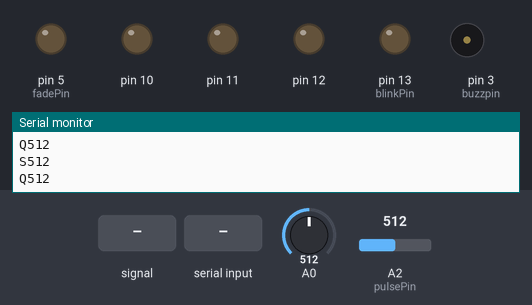
The sketch below on a simulated Arduino Uno, built with avr-gcc and run on an emulated ATmega328P. On the bench: output pins drawn as LEDs (lit = HIGH), buzzer (waves = sounding, pin HIGH), the last lines printed to the serial monitor. The inputs (shaded band) are chosen by the test bench; at power-on: A2 (pulsePin) = 512, A0 = 512.

Above: at 1.2 s.
1.3 s: A2 (pulsePin) fed a 200 Hz sine of ±81 counts around its level
At 2.29 s:
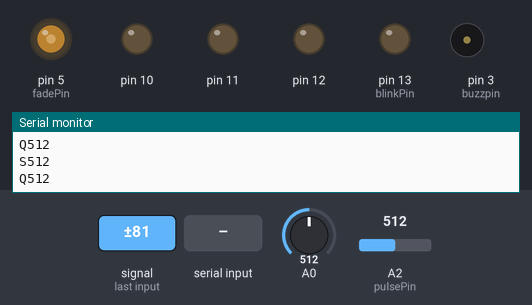
At 2.9 s:
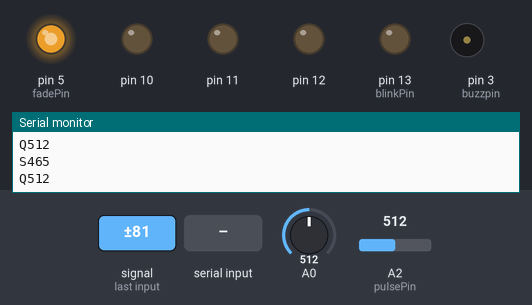
4.3 s: A2 (pulsePin) set to 523
At 5.6 s:
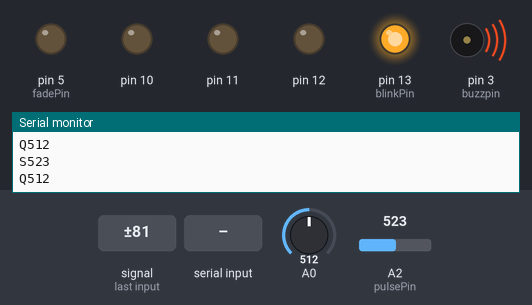
6.2 s: A2 (pulsePin) fed a 1000 Hz sine of ±255 counts around its level
At 7.73 s:
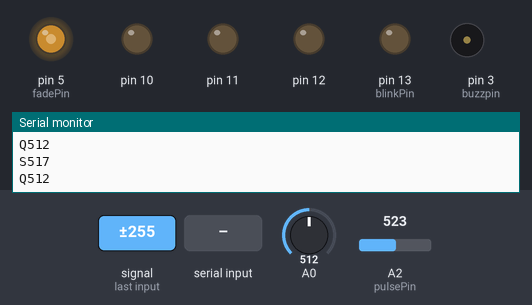
9.2 s: "OFF\n" received over Serial
12.2 s: A0 set to 108
15.2 s: A0 set to 92
Timing chart, 0 to 18.2 s (numbered marks = the images above; inputs shaded):
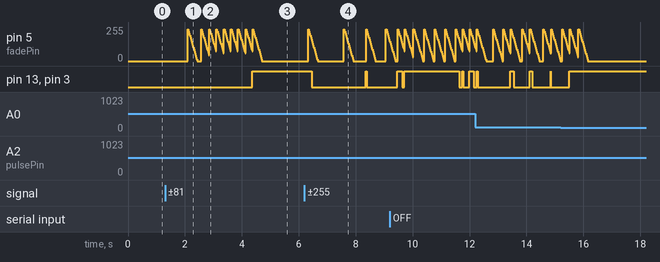

The sketch:

buzzpulse.ino
```cpp
/*
>> Pulse Sensor Amped 1.2 <<
This code is for Pulse Sensor Amped by Joel Murphy and Yury Gitman
    www.pulsesensor.com
    >>> Pulse Sensor purple wire goes to Analog Pin 0 <<<
Pulse Sensor sample aquisition and processing happens in the background via Timer 2 interrupt. 2mS sample rate.
PWM on pins 3 and 11 will not work when using this code, because we are using Timer 2!
The following variables are automatically updated:
Signal :    int that holds the analog signal data straight from the sensor. updated every 2mS.
IBI  :      int that holds the time interval between beats. 2mS resolution.
BPM  :      int that holds the heart rate value, derived every beat, from averaging previous 10 IBI values.
QS  :       boolean that is made true whenever Pulse is found and BPM is updated. User must reset.
Pulse :     boolean that is true when a heartbeat is sensed then false in time with pin13 LED going out.

This code is designed with output serial data to Processing sketch "PulseSensorAmped_Processing-xx"
The Processing sketch is a simple data visualizer.
All the work to find the heartbeat and determine the heartrate happens in the code below.
Pin 13 LED will blink with heartbeat.
If you want to use pin 13 for something else, adjust the interrupt handler
It will also fade an LED on pin fadePin with every beat. Put an LED and series resistor from fadePin to GND.
Check here for detailed code walkthrough:
http://pulsesensor.myshopify.com/pages/pulse-sensor-amped-arduino-v1dot1

Code Version 1.2 by Joel Murphy & Yury Gitman  Spring 2013
This update fixes the firstBeat and secondBeat flag usage so that realistic BPM is reported.

*/
String inputString = "";
boolean stringComplete = false;

//  VARIABLES
int pulsePin = 2;                 // Pulse Sensor purple wire connected to analog pin 0
int buzzpin = 3;                 // Pulse Sensor purple wire connected to analog pin 0
int blinkPin = 13;                // pin to blink led at each beat
int fadePin = 5;                  // pin to do fancy classy fading blink at each beat
int fadeRate = 0;                 // used to fade LED on with PWM on fadePin


// these variables are volatile because they are used during the interrupt service routine!
volatile int BPM;                   // used to hold the pulse rate
volatile int Signal;                // holds the incoming raw data
volatile int IBI = 600;             // holds the time between beats, must be seeded!
volatile boolean Pulse = false;     // true when pulse wave is high, false when it's low
volatile boolean QS = false;        // becomes true when Arduoino finds a beat.


void setup(){
  inputString.reserve(200);
  pinMode(10, OUTPUT);
  pinMode(11, OUTPUT);
  pinMode(12, OUTPUT);

  pinMode(buzzpin,OUTPUT);         // pin that will blink to your heartbeat!
  pinMode(blinkPin,OUTPUT);         // pin that will blink to your heartbeat!
  pinMode(fadePin,OUTPUT);          // pin that will fade to your heartbeat!
  Serial.begin(115200);             // we agree to talk fast!
  interruptSetup();                 // sets up to read Pulse Sensor signal every 2mS
   // UN-COMMENT THE NEXT LINE IF YOU ARE POWERING The Pulse Sensor AT LOW VOLTAGE,
   // AND APPLY THAT VOLTAGE TO THE A-REF PIN
   //analogReference(EXTERNAL);
}


void loop(){
  sendDataToProcessing('S', Signal);     // send Processing the raw Pulse Sensor data
  if (QS == true){                       // Quantified Self flag is true when arduino finds a heartbeat
        fadeRate = 255;                  // Set 'fadeRate' Variable to 255 to fade LED with pulse
        sendDataToProcessing('B',BPM);   // send heart rate with a 'B' prefix
        //sendDataToProcessing('Q',IBI);   // send time between beats with a 'Q' prefix
        QS = false;                      // reset the Quantified Self flag for next time

     }
  int a=analogRead(0);
  sendDataToProcessing('Q', a);
  ledFadeToBeat();

  if (stringComplete) {
    receiveDataFromProcessing(inputString);
    // clear the string:
    inputString = "";
    stringComplete = false;
  } else {
    serialRead();
  }

  delay(20);                             //  take a break
}


void ledFadeToBeat(){
    fadeRate -= 15;                         //  set LED fade value
    fadeRate = constrain(fadeRate,0,255);   //  keep LED fade value from going into negative numbers!
    analogWrite(fadePin,fadeRate);          //  fade LED
  }


void sendDataToProcessing(char symbol, int data ){
    Serial.print(symbol);                // symbol prefix tells Processing what type of data is coming
    Serial.println(data);                // the data to send culminating in a carriage return
  }

void receiveDataFromProcessing(String data){
  if (data.substring(0, 7) == "crystal"){
    int c = data.substring(7,8).toInt();
    if (c > 0) {
      if (data.substring(8,10) == "ON") {
        digitalWrite(c+9, HIGH);
      } else if (data.substring(8,11) == "OFF") {
        digitalWrite(c+9, LOW);
      }
    }
  }
}

void serialRead() {
  while (Serial.available()) {
    // get the new byte:
    char inChar = (char)Serial.read();
    // add it to the inputString:
    inputString += inChar;
    // if the incoming character is a newline, set a flag
    // so the main loop can do something about it:
    if (inChar == '\n') {
      stringComplete = true;
    }
  }
}
```

Interrupt.ino
```cpp
volatile int rate[10];                    // array to hold last ten IBI values
volatile unsigned long sampleCounter = 0;          // used to determine pulse timing
volatile unsigned long lastBeatTime = 0;           // used to find IBI
volatile int P =512;                      // used to find peak in pulse wave, seeded
volatile int T = 512;                     // used to find trough in pulse wave, seeded
volatile int thresh = 512;                // used to find instant moment of heart beat, seeded
volatile int amp = 100;                   // used to hold amplitude of pulse waveform, seeded
volatile boolean firstBeat = true;        // used to seed rate array so we startup with reasonable BPM
volatile boolean secondBeat = false;      // used to seed rate array so we startup with reasonable BPM


void interruptSetup(){
  // Initializes Timer2 to throw an interrupt every 2mS.
  TCCR1A = 0x00;     // DISABLE PWM ON DIGITAL PINS 3 AND 11, AND GO INTO CTC MODE
  TCCR1B = 0x0C;     // DON'T FORCE COMPARE, 256 PRESCALER
  OCR1A = 0X7C;      // SET THE TOP OF THE COUNT TO 124 FOR 500Hz SAMPLE RATE
  TIMSK1 = 0x02;     // ENABLE INTERRUPT ON MATCH BETWEEN TIMER2 AND OCR2A
  sei();             // MAKE SURE GLOBAL INTERRUPTS ARE ENABLED
}


// THIS IS THE TIMER 2 INTERRUPT SERVICE ROUTINE.
// Timer 2 makes sure that we take a reading every 2 miliseconds
ISR(TIMER1_COMPA_vect){                         // triggered when Timer2 counts to 124
  cli();                                      // disable interrupts while we do this
  Signal = analogRead(pulsePin);              // read the Pulse Sensor
  sampleCounter += 2;                         // keep track of the time in mS with this variable
  int N = sampleCounter - lastBeatTime;       // monitor the time since the last beat to avoid noise

    //  find the peak and trough of the pulse wave
  if(Signal < thresh && N > (IBI/5)*3){       // avoid dichrotic noise by waiting 3/5 of last IBI
    if (Signal < T){                        // T is the trough
      T = Signal;                         // keep track of lowest point in pulse wave
    }
  }

  if(Signal > thresh && Signal > P){          // thresh condition helps avoid noise
    P = Signal;                             // P is the peak
  }                                        // keep track of highest point in pulse wave

  //  NOW IT'S TIME TO LOOK FOR THE HEART BEAT
  // signal surges up in value every time there is a pulse
  if (N > 250){                                   // avoid high frequency noise
    if ( (Signal > thresh) && (Pulse == false) && (N > (IBI/5)*3) ){
      Pulse = true;                               // set the Pulse flag when we think there is a pulse
      digitalWrite(blinkPin,HIGH);          // turn on pin 13 LED
      digitalWrite(buzzpin,HIGH);          // turn on pin 13 LED
      IBI = sampleCounter - lastBeatTime;         // measure time between beats in mS
      lastBeatTime = sampleCounter;               // keep track of time for next pulse

      if(secondBeat){                        // if this is the second beat, if secondBeat == TRUE
        secondBeat = false;                  // clear secondBeat flag
        for(int i=0; i<=9; i++){             // seed the running total to get a realisitic BPM at startup
          rate[i] = IBI;
        }
      }

      if(firstBeat){                         // if it's the first time we found a beat, if firstBeat == TRUE
        firstBeat = false;                   // clear firstBeat flag
        secondBeat = true;                   // set the second beat flag
        sei();                               // enable interrupts again
        return;                              // IBI value is unreliable so discard it
      }


      // keep a running total of the last 10 IBI values
      word runningTotal = 0;                  // clear the runningTotal variable

      for(int i=0; i<=8; i++){                // shift data in the rate array
        rate[i] = rate[i+1];                  // and drop the oldest IBI value
        runningTotal += rate[i];              // add up the 9 oldest IBI values
      }

      rate[9] = IBI;                          // add the latest IBI to the rate array
      runningTotal += rate[9];                // add the latest IBI to runningTotal
      runningTotal /= 10;                     // average the last 10 IBI values
      BPM = 60000/runningTotal;               // how many beats can fit into a minute? that's BPM!
      QS = true;                              // set Quantified Self flag
      // QS FLAG IS NOT CLEARED INSIDE THIS ISR
    }
  }

  if (Signal < thresh && Pulse == true){   // when the values are going down, the beat is over
    digitalWrite(blinkPin,LOW);            // turn off pin 13 LED
    digitalWrite(buzzpin,LOW);            // turn off pin 13 LED
    Pulse = false;                         // reset the Pulse flag so we can do it again
    amp = P - T;                           // get amplitude of the pulse wave
    thresh = amp/2 + T;                    // set thresh at 50% of the amplitude
    P = thresh;                            // reset these for next time
    T = thresh;
  }

  if (N > 2500){                           // if 2.5 seconds go by without a beat
    thresh = 512;                          // set thresh default
    P = 512;                               // set P default
    T = 512;                               // set T default
    lastBeatTime = sampleCounter;          // bring the lastBeatTime up to date
    firstBeat = true;                      // set these to avoid noise
    secondBeat = false;                    // when we get the heartbeat back
  }

  sei();                                   // enable interrupts when youre done!
}// end isr
```

Measured:
- the behaviour switches between 512 and 513 on A2 (pulsePin) (found by bisection; images 2 and 3)
- after the input at 4.3 s, pin 13 (blinkPin), pin 3 (buzzpin): LOW → HIGH after 0.07 s
